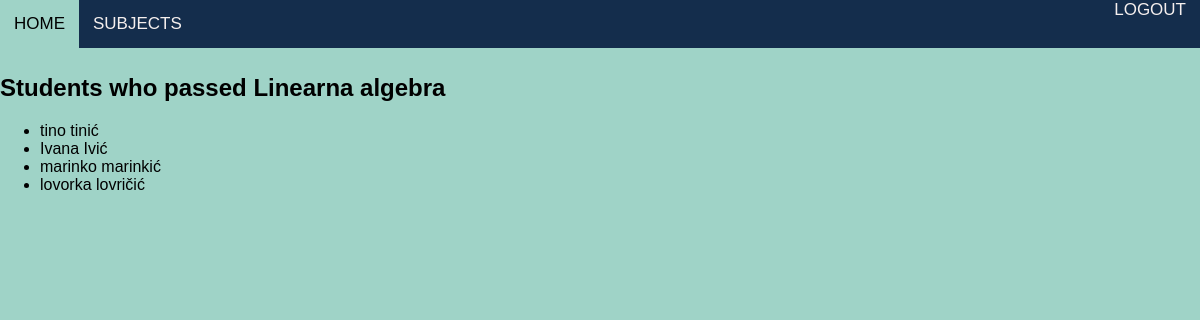
/subject/passed_students/1/ (signed in), run on an earlier commit of the app's database.
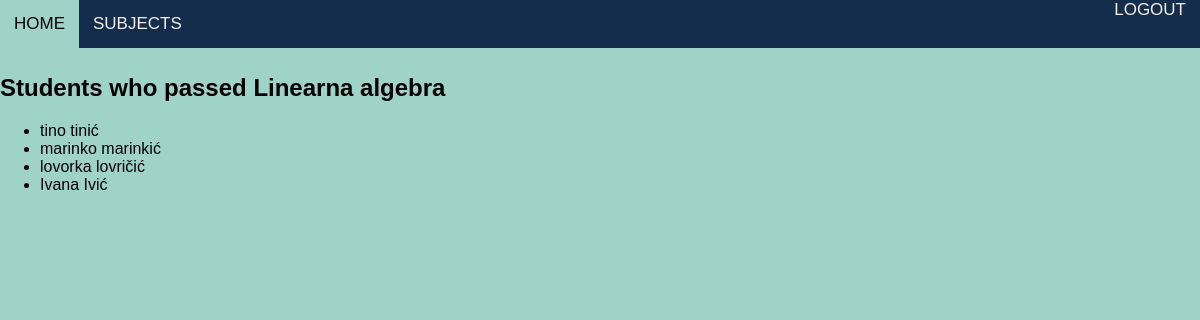
And on a later commit of the database.
### EnrollmentApp/models.py (models this page shows, shortened)
class Korisnici(AbstractUser):
    class RoleChoices(Enum):
        ADMINISTRATOR = 'administrator'
        PROFESOR = 'profesor'
        STUDENT = 'student'
    class StatusChoices(Enum):
        NONE = 'none'
        REDOVAN = 'redovan'
        IZVANREDAN = 'izvanredan'
    role = models.CharField(max_length=20, choices=[(role.value, role.name) for role in RoleChoices])
    status = models.CharField(max_length=20, choices=[(status.value, status.name) for status in StatusChoices])
    user_permissions = models.ManyToManyField(
        Permission,
        verbose_name='user permissions',
        blank=True,
        related_name='korisnici_set'
    )
    groups = models.ManyToManyField(
        'auth.Group',
        verbose_name='groups',
        blank=True,
        related_name='korisnici_set'
    )

### EnrollmentApp/views.py (the view)
# urls.py: path('subject/passed_students/<int:subject_id>/', views.subject_passed_students, name='subject_passed_students'),
@login_required
@user_passes_test(check_professor)
def subject_passed_students(request, subject_id):
    subject = get_object_or_404(Predmeti, id=subject_id)
    passed_students = Korisnici.objects.filter(studentenrollment__subject=subject, studentenrollment__status='Passed')
    context = {
        'subject': subject,
        'passed_students': passed_students,
    }
    return render(request, 'subject_passed_students.html', context)

### EnrollmentApp/views.py (called while the page is built)
def check_professor(user):
     return user.role == 'profesor'

### EnrollmentApp/templates/subject_passed_students.html (shortened to what this page needs)
{% load static %}
<!DOCTYPE html>
<html>
<head>
    <link rel="stylesheet" type="text/css" href="{% static 'css/style.css' %}">
</head>
<body>
    <nav>
        <div class="nav-left">
            <a href="{% url 'success' %}">HOME</a>
            <a href="{% url 'professor_subjects' %}" >SUBJECTS</a>
        </div>
        <div class="nav-right">
            <a href="{% url 'logout' %}" class="logout">LOGOUT</a>
        </div>
    </nav>
    <br>
    <br>
    <br>
    <h2> Students who passed {{ subject.name }}</h2>
    {% if passed_students %}
        <ul>
            {% for student in passed_students %}
                <li>{{ student.first_name }} {{ student.last_name }}</li>
            {% endfor %}
        </ul>
    {% else %}
        <p>No passed students for this subject.</p>
    {% endif %}
</body>
</html>

What changed in the data, as far as the page shows it:
changed Korisnici "Ivana": moves down the list
